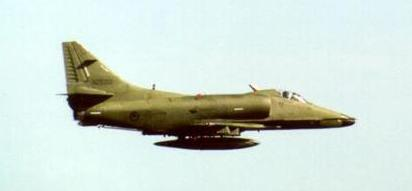
#> input picture practices/cv/images/airplane.jpg, 412 x 191 px; its folder holds only this picture in this run
$ python -i cv1.py   (imports and definitions only)
#> lines starting #> are read from the running program, lines starting #| are printed output that depends on the picture; after the words box and inside, x2 and y2 are one past the last pixel; in counts of white or black regions, pixels touching at a corner belong together
#!/usr/bin/python3
# -*- coding: utf-8 -*-
# 技术支持：https://www.jianshu.com/u/69f40328d4f0
# 技术支持 https://china-testing.github.io/
# https://github.com/china-testing/python-api-tesing/blob/master/practices/cv/cv1.py
# 项目实战讨论QQ群630011153 144081101
# CreateDate: 2018-12-04

# import the necessary packages
from tkinter import *
from PIL import Image
from PIL import ImageTk
from tkinter import filedialog
import cv2

def select_image():
	# grab a reference to the image panels
	global panelA, panelB

	# open a file chooser dialog and allow the user to select an input
	# image
	path = filedialog.askopenfilename()
#> the answer given: images/airplane.jpg

	# ensure a file path was selected
	if len(path) > 0:
		# load the image from disk, convert it to grayscale, and detect
		# edges in it
		image = cv2.imread(path)
#> image is the input picture: shape (191, 412, 3); mean B, G, R 210.6, 219.1, 206.4
		gray = cv2.cvtColor(image, cv2.COLOR_BGR2GRAY)
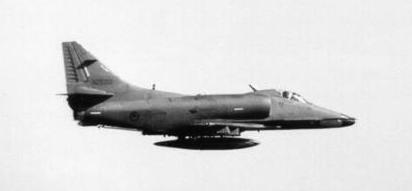
#> gray: shape (191, 412); min 3, max 254, mean 214.3
		edged = cv2.Canny(gray, 50, 100)
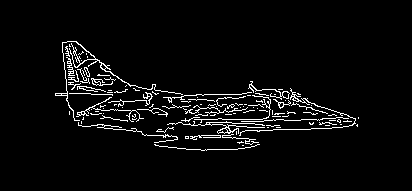
#> edged: shape (191, 412); 4.2% white in thin lines or dots, all inside (x1, y1, x2, y2) = (55, 41, 359, 151)

		# OpenCV represents images in BGR order; however PIL represents
		# images in RGB order, so we need to swap the channels
		image = cv2.cvtColor(image, cv2.COLOR_BGR2RGB)

		# convert the images to PIL format...
		image = Image.fromarray(image)
		edged = Image.fromarray(edged)

		# ...and then to ImageTk format
		image = ImageTk.PhotoImage(image)
		edged = ImageTk.PhotoImage(edged)

		# if the panels are None, initialize them
		if panelA is None or panelB is None:
			# the first panel will store our original image
			panelA = Label(image=image)
			panelA.image = image
			panelA.pack(side="left", padx=10, pady=10)

			# while the second panel will store the edge map
			panelB = Label(image=edged)
			panelB.image = edged
			panelB.pack(side="right", padx=10, pady=10)

		# otherwise, update the image panels
		else:
			# update the pannels
			panelA.configure(image=image)
			panelB.configure(image=edged)
			panelA.image = image
			panelB.image = edged

# initialize the window toolkit along with the two image panels
# [1 line not run here, left out]
panelA = None
panelB = None
# [1 line not run here, left out]

# create a button, then when pressed, will trigger a file chooser
# dialog and allow the user to select an input image; then add the
# button the GUI
# [1 line that did not run here, left out]
# [4 lines not run here, left out]

>>> result = select_image()
